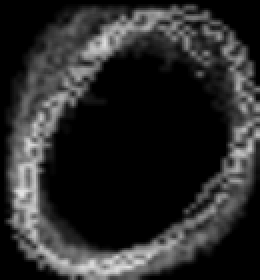
#> input picture Images/Mask/Mask_0.png, 130 x 140 px, given in place of 0.0.png, which was not available (shown 2 times larger)
$ python Image_Training_main.py
#> lines starting #> are read from the running program, lines starting #| are printed output that depends on the picture; pictures that were not available may be replaced by others from this repository, and a replacement may not be noted
### Code/Image_Processing_functions.py
import cv2 as cv
import numpy as np
import os

resized_width = 130
resized_heigth = 140

def InitMaskImage(digit_value):
    mask_path = f"Images\\Mask\\Mask_{digit_value}.png"
    init_image_path = f"Images\\Training\\{digit_value}\\{digit_value}.{0}.png"
    init_mask = GetTrainingImage(init_image_path)
    cv.imwrite(mask_path, init_mask)
    return

# [10 lines left out: function CreateMask, not called in this run]

def GetTrainingImage(folder_path):

#> called with folder_path = 'Images\\Training\\0\\0.0.png'
    raw_test_img = cv.imread(folder_path)
#> raw_test_img is the input picture: shape (140, 130, 3); min 0, max 228, mean 41.6
    gray_scale_img = cv.cvtColor(raw_test_img, cv.COLOR_RGB2GRAY)
    gray_scale_img_inverted = cv.bitwise_not(gray_scale_img)
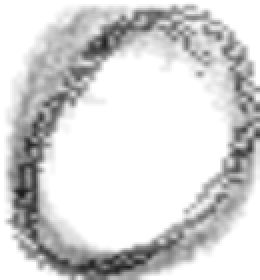
#> gray_scale_img_inverted: shape (140, 130) (shown 2 times larger); min 27, max 255, mean 213.4

    crop_img = CropImage(gray_scale_img_inverted)

    return crop_img


def CenterOfGravity(image):
    i_mass = 0
    j_mass = 0
    i_mass_total = 0
    j_mass_total = 0
    x_mass = 0
    y_mass = 0

    img_height = image.shape[0]
#> img_height = 140
    img_width = image.shape[1]
#> img_width = 130

    # calculating X-coordinate
    for j_col in range(0, img_width):
        j_mass = 0
        for i_row in range(0, img_height):
            j_mass += image[i_row, j_col]

        x_mass += j_mass * j_col
        j_mass_total += j_mass
#> after the loop, j_mass_total = 3883781; x_mass = 254202249

    X_cg = round(x_mass / j_mass_total)
#> X_cg = 65

    # calculating Y-coordinate
    for i_row in range(0, img_height):
        i_mass = 0
        for j_col in range(0, img_width):
            i_mass += image[i_row, j_col]

        y_mass += i_mass * i_row
        i_mass_total += i_mass
#> after the loop, i_mass_total = 3883781; y_mass = 267680415

    Y_cg = round(y_mass / i_mass_total)
#> Y_cg = 69

    return (X_cg, Y_cg)


def CropImage(image):
    x1 = 0
    x2 = 0
    y1 = 0
    y2 = 0
    mass = 0
    mass_mean = 0

    img_height = image.shape[0]
    img_width = image.shape[1]

    cg_img = CenterOfGravity(image)
#> cg_img = (65, 69)
    X_cg = cg_img[0]
#> X_cg = 65
    Y_cg = cg_img[1]
#> Y_cg = 69

    # definig x1: left vertical crop rectangle
    for j_col in range(X_cg, -1, -1):
        mass = 0
        for i_row in range(0, img_height):
            mass += image[i_row, j_col]

        mass_mean = mass / img_height

        if mass_mean <= 0.02:
            mass = 0
            mass_mean = 0
            x1 = j_col
            break
#> after the loop, x1 = 0


    # definig x2: right vertical crop rectangle
    for j_col in range(X_cg, img_width):
        mass = 0
        for i_row in range(0, img_height):
            mass += image[i_row, j_col]

        mass_mean = mass / img_height

        if mass_mean <= 0.02:
            mass = 0
            mass_mean = 0
            x2 = j_col
            break
#> after the loop, x2 = 0


    # definig y1: top horizontal crop rectangle
    for i_row in range(Y_cg, -1, -1):
        mass = 0
        for j_col in range(0, img_width):
            mass += image[i_row, j_col]

        mass_mean = mass / img_width

        if mass_mean <= 0.02:
            mass = 0
            mass_mean = 0
            y1 = i_row
            break


    # definig y2: bottom horizontal crop rectangle
    for i_row in range(Y_cg, img_height):
        mass = 0
        for j_col in range(0, img_width):
            mass += image[i_row, j_col]

        mass_mean = mass / img_width

        if mass_mean <= 0.02:
            mass = 0
            mass_mean = 0
            y2 = i_row
            break

#> (the run stopped early here; a loop or call above may not have finished)

$ run again, on Images/Mask/Mask_4.png
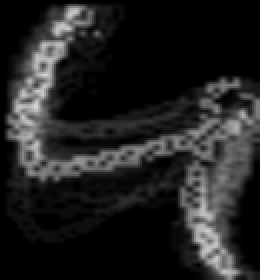
#> input picture Images/Mask/Mask_4.png, 130 x 140 px, given in place of 0.0.png, which was not available (shown 2 times larger)
#> in GetTrainingImage, raw_test_img is the input picture: shape (140, 130, 3); min 0, max 214, mean 33.5
#> in GetTrainingImage, `gray_scale_img_inverted = cv.bitwise_not(gray_scale_img)`:
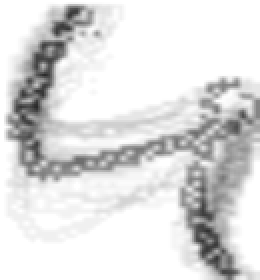
#> gray_scale_img_inverted: shape (140, 130) (shown 2 times larger); min 41, max 255, mean 221.5
#> after the loop in CenterOfGravity, `for j_col in range(0, img_width):`: j_mass_total = 4030669; x_mass = 259041208
#> in CenterOfGravity, `X_cg = round(x_mass / j_mass_total)`: X_cg = 64
#> after the loop in CenterOfGravity, `for i_row in range(0, img_height):`: i_mass_total = 4030669; y_mass = 279291043
#> in CenterOfGravity, `Y_cg = round(y_mass / i_mass_total)`: Y_cg = 69
#> cg_img = (64, 69)
#> in CropImage, `X_cg = cg_img[0]`: X_cg = 64
#> in CropImage, `Y_cg = cg_img[1]`: Y_cg = 69
#> after the loop in CropImage, `for j_col in range(X_cg, -1, -1):`: x1 = 0

$ run again, on Images/Mask/Mask_5.png
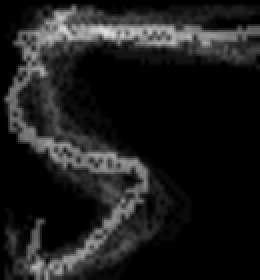
#> input picture Images/Mask/Mask_5.png, 130 x 140 px, given in place of 0.0.png, which was not available (shown 2 times larger)
#> in GetTrainingImage, raw_test_img is the input picture: shape (140, 130, 3); min 0, max 226, mean 28.4
#> in GetTrainingImage, `gray_scale_img_inverted = cv.bitwise_not(gray_scale_img)`:
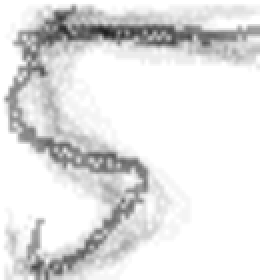
#> gray_scale_img_inverted: shape (140, 130) (shown 2 times larger); min 29, max 255, mean 226.6
#> after the loop in CenterOfGravity, `for j_col in range(0, img_width):`: j_mass_total = 4123341; x_mass = 273631201
#> in CenterOfGravity, `X_cg = round(x_mass / j_mass_total)`: X_cg = 66
#> after the loop in CenterOfGravity, `for i_row in range(0, img_height):`: i_mass_total = 4123341; y_mass = 292708751
#> in CenterOfGravity, `Y_cg = round(y_mass / i_mass_total)`: Y_cg = 71
#> cg_img = (66, 71)
#> in CropImage, `X_cg = cg_img[0]`: X_cg = 66
#> in CropImage, `Y_cg = cg_img[1]`: Y_cg = 71
#> after the loop in CropImage, `for j_col in range(X_cg, -1, -1):`: x1 = 0

$ run again, on Images/Mask/Mask_6.png
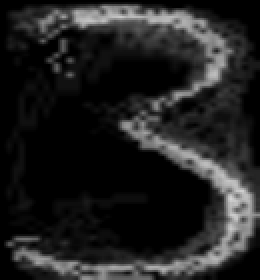
#> input picture Images/Mask/Mask_6.png, 130 x 140 px, given in place of 0.0.png, which was not available (shown 2 times larger)
#> in GetTrainingImage, raw_test_img is the input picture: shape (140, 130, 3); min 0, max 213, mean 33.4
#> in GetTrainingImage, `gray_scale_img_inverted = cv.bitwise_not(gray_scale_img)`:
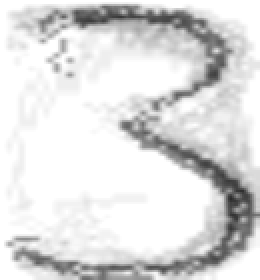
#> gray_scale_img_inverted: shape (140, 130) (shown 2 times larger); min 42, max 255, mean 221.6
#> after the loop in CenterOfGravity, `for j_col in range(0, img_width):`: j_mass_total = 4032357; x_mass = 250080834
#> in CenterOfGravity, `X_cg = round(x_mass / j_mass_total)`: X_cg = 62
#> after the loop in CenterOfGravity, `for i_row in range(0, img_height):`: i_mass_total = 4032357; y_mass = 280552717
#> in CenterOfGravity, `Y_cg = round(y_mass / i_mass_total)`: Y_cg = 70
#> cg_img = (62, 70)
#> in CropImage, `X_cg = cg_img[0]`: X_cg = 62
#> in CropImage, `Y_cg = cg_img[1]`: Y_cg = 70
#> after the loop in CropImage, `for j_col in range(X_cg, -1, -1):`: x1 = 0
